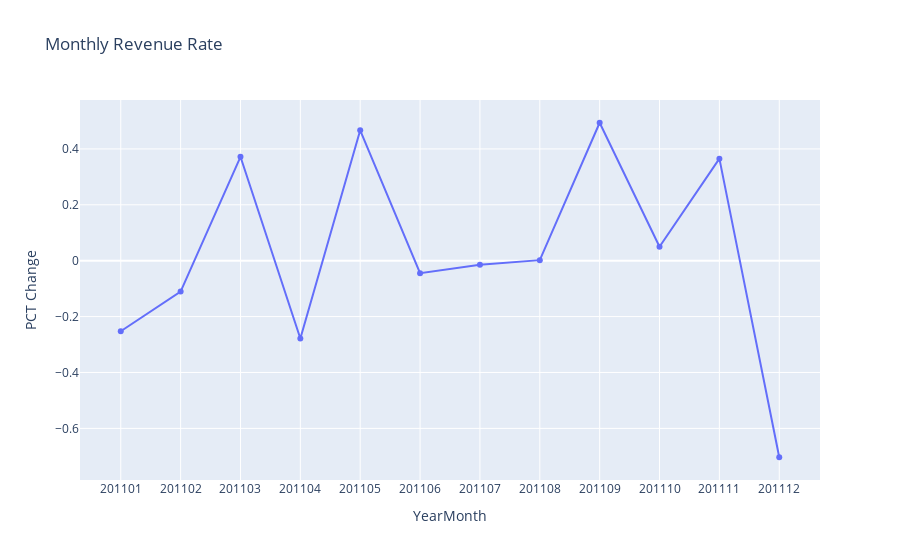

This figure's notebook cell:
### Code cell
#Month Revenue Rate
plot_data = [
    go.Scatter(
        x = df_revenue[df_revenue["CustomerYearMonth"]!=201012]["CustomerYearMonth"],
        y = df_revenue[df_revenue["CustomerYearMonth"]!=201012]["Pct_change"],
    )
]
plot_layout = go.Layout(
    xaxis={"type":"category"},
    title = "Monthly Revenue Rate"
)
fig = go.Figure(data=plot_data, layout=plot_layout)
fig.update_xaxes(title_text="YearMonth")
fig.update_yaxes(title_text="PCT Change")
fig.show()

### Figure 1 — Plotly figure (JSON) as saved in the notebook; plotly's stock layout.template omitted (floating-point values rounded to 4 significant figures)
{"data": [{"type": "scatter", "x": [201101, 201102, 201103, 201104, 201105, 201106, 201107, 201108, 201109, 201110, 201111, 201112], "y": [-0.2523, -0.1106, 0.3718, -0.2782, 0.4666, -0.04453, -0.01421, 0.002026, 0.4937, 0.05003, 0.3652, -0.7033]}], "layout": {"title": {"text": "Monthly Revenue Rate"}, "xaxis": {"title": {"text": "YearMonth"}, "type": "category"}, "yaxis": {"title": {"text": "PCT Change"}}}}
